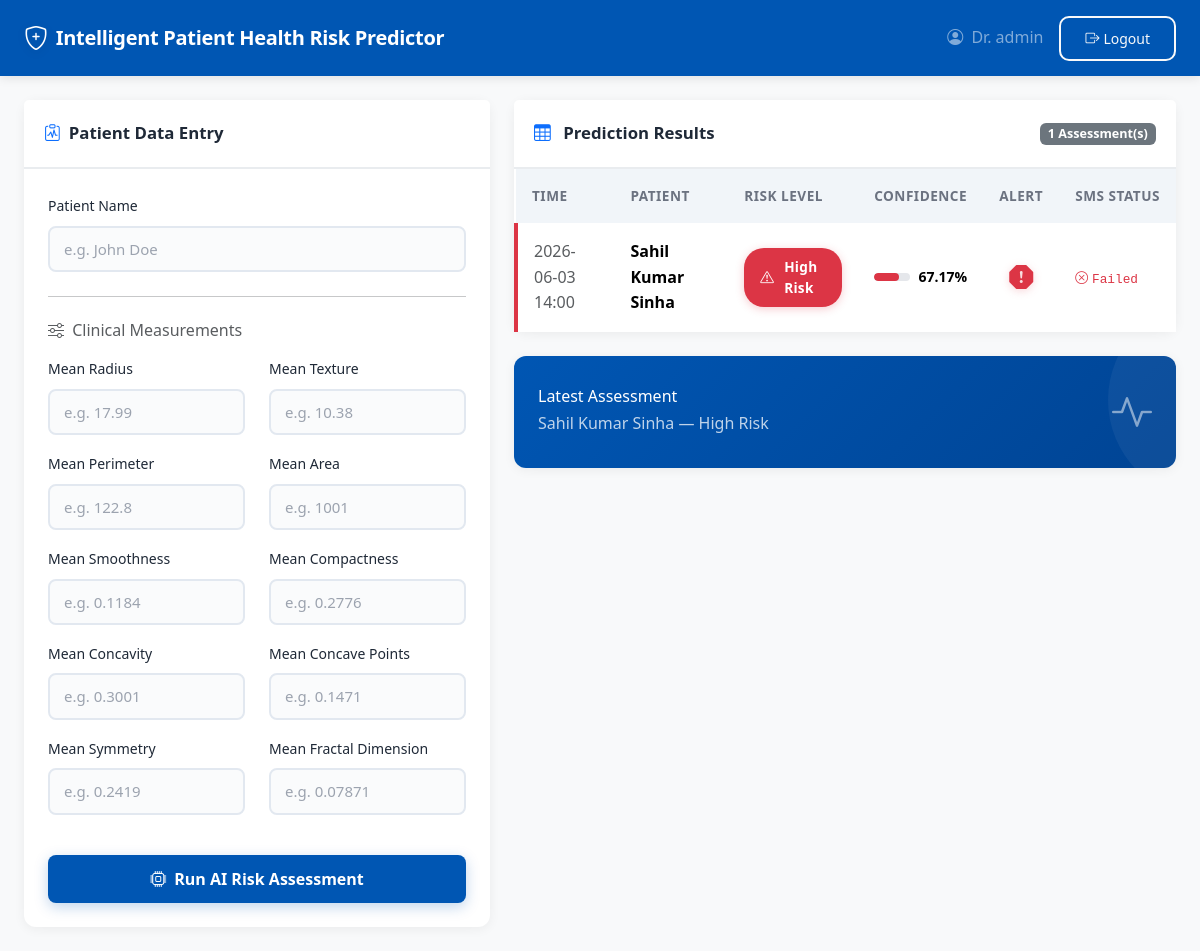
The page / (signed in) on the database its author committed.
### app.py (models this page shows, shortened)
class User(db.Model, UserMixin):
    __tablename__ = "users"
    id = db.Column(db.Integer, primary_key=True)
    username = db.Column(db.String(80), unique=True, nullable=False)
    password_hash = db.Column(db.String(200), nullable=False)
    role = db.Column(db.String(50), default="doctor")
    is_active = db.Column(db.Boolean, default=True)

class Patient(db.Model):
    __tablename__ = "patients"
    id = db.Column(db.Integer, primary_key=True)
    name = db.Column(db.String(100), nullable=False)
    created_at = db.Column(db.DateTime, default=datetime.utcnow)
    assessments = db.relationship("Assessment", backref="patient", lazy=True, cascade="all, delete-orphan")

class Assessment(db.Model):
    __tablename__ = "assessments"
    id = db.Column(db.Integer, primary_key=True)
    patient_id = db.Column(db.Integer, db.ForeignKey("patients.id"), nullable=False)
    timestamp = db.Column(db.DateTime, default=datetime.utcnow)
    features_json = db.Column(db.Text, nullable=False)
    risk_score = db.Column(db.Float, nullable=False)
    risk_label = db.Column(db.String(50), nullable=False)
    is_high_risk = db.Column(db.Boolean, nullable=False)
    sms_status = db.Column(db.String(100), nullable=True)

### app.py (the view)
@app.route("/")
@login_required
def dashboard():
    recent_predictions = Assessment.query.join(Patient).order_by(Assessment.timestamp.desc()).limit(10).all()
    predictions_data = []
    for pred in recent_predictions:
        predictions_data.append({
            "timestamp": pred.timestamp.strftime("%Y-%m-%d %H:%M"),
            "patient_name": pred.patient.name,
            "risk_label": pred.risk_label,
            "risk_score": pred.risk_score,
            "is_high_risk": pred.is_high_risk,
            "sms_status": pred.sms_status,
            "id": pred.id
        })
    total = Assessment.query.count()
    high = Assessment.query.filter_by(is_high_risk=True).count()
    low = total - high
    risk_ratio = (high / total * 100) if total else 0
    trend_qs = Assessment.query.order_by(Assessment.timestamp).all()
    risk_trend = [[a.timestamp.strftime("%Y-%m-%d %H:%M"), a.risk_score] for a in trend_qs]
    risk_stats = {"total": total, "high": high, "low": low, "ratio": risk_ratio}
    return render_template("index.html", username=current_user.username, predictions=predictions_data, risk_stats=risk_stats, risk_trend=risk_trend)

### templates/index.html (shortened to what this page needs)
{% extends "base.html" %}
{% block content %}
<div class="container-fluid px-4 py-4">
        <div class="row g-4">
            <div class="col-lg-5">
                <div class="card">
                    <div class="card-header d-flex align-items-center">
                        <i class="bi bi-clipboard-pulse me-2 text-primary"></i>
                        Patient Data Entry
                    </div>
                    <div class="card-body p-4">
                        <form method="POST" action="{{ url_for('predict') }}">
                            <div class="mb-3">
                                <label class="form-label">Patient Name</label>
                                <input type="text" name="patient_name" class="form-control" placeholder="e.g. John Doe" required>
                            </div>
                            <hr class="my-4">
                            <h6 class="text-muted mb-3"><i class="bi bi-sliders me-1"></i> Clinical Measurements</h6>
                            <div class="row">
                                <div class="col-md-6 feature-input-group">
                                    <label class="form-label">Mean Radius</label>
                                    <input type="number" step="any" name="mean radius" class="form-control" placeholder="e.g. 17.99" required>
                                </div>
                                <div class="col-md-6 feature-input-group">
                                    <label class="form-label">Mean Texture</label>
                                    <input type="number" step="any" name="mean texture" class="form-control" placeholder="e.g. 10.38" required>
                                </div>
                                <div class="col-md-6 feature-input-group">
                                    <label class="form-label">Mean Perimeter</label>
                                    <input type="number" step="any" name="mean perimeter" class="form-control" placeholder="e.g. 122.8" required>
                                </div>
                                <div class="col-md-6 feature-input-group">
                                    <label class="form-label">Mean Area</label>
                                    <input type="number" step="any" name="mean area" class="form-control" placeholder="e.g. 1001" required>
                                </div>
                                <div class="col-md-6 feature-input-group">
                                    <label class="form-label">Mean Smoothness</label>
                                    <input type="number" step="any" name="mean smoothness" class="form-control" placeholder="e.g. 0.1184" required>
                                </div>
                                <div class="col-md-6 feature-input-group">
                                    <label class="form-label">Mean Compactness</label>
                                    <input type="number" step="any" name="mean compactness" class="form-control" placeholder="e.g. 0.2776" required>
                                </div>
                                <div class="col-md-6 feature-input-group">
                                    <label class="form-label">Mean Concavity</label>
                                    <input type="number" step="any" name="mean concavity" class="form-control" placeholder="e.g. 0.3001" required>
                                </div>
                                <div class="col-md-6 feature-input-group">
                                    <label class="form-label">Mean Concave Points</label>
                                    <input type="number" step="any" name="mean concave points" class="form-control" placeholder="e.g. 0.1471" required>
                                </div>
                                <div class="col-md-6 feature-input-group">
                                    <label class="form-label">Mean Symmetry</label>
                                    <input type="number" step="any" name="mean symmetry" class="form-control" placeholder="e.g. 0.2419" required>
                                </div>
                                <div class="col-md-6 feature-input-group">
                                    <label class="form-label">Mean Fractal Dimension</label>
                                    <input type="number" step="any" name="mean fractal dimension" class="form-control" placeholder="e.g. 0.07871" required>
                                </div>
                            </div>
                            <div class="d-grid mt-4">
                                <button type="submit" class="btn btn-predict btn-primary">
                                    <i class="bi bi-cpu me-2"></i>Run AI Risk Assessment
                                </button>
                            </div>
                        </form>
                    </div>
                </div>
            </div>
            <div class="col-lg-7">
                <div class="card">
                    <div class="card-header d-flex align-items-center justify-content-between">
                        <div>
                            <i class="bi bi-table me-2 text-primary"></i>
                            Prediction Results
                        </div>
                        <span class="badge bg-secondary">{{ predictions|length }} Assessment(s)</span>
                    </div>
                    <div class="card-body p-0">
                        {% if predictions %}
                            <div class="table-responsive">
                                <table class="table table-hover mb-0">
                                    <thead>
                                        <tr>
                                            <th>Time</th>
                                            <th>Patient</th>
                                            <th>Risk Level</th>
                                            <th>Confidence</th>
                                            <th>Alert</th>
                                            <th>SMS Status</th>
                                        </tr>
                                    </thead>
                                    <tbody>
                                        {% for pred in predictions %}
                                            <tr class="{{ 'high-risk-row' if pred.is_high_risk else 'low-risk-row' }}">
                                                <td class="text-muted">{{ pred.timestamp }}</td>
                                                <td class="fw-semibold">{{ pred.patient_name }}</td>
                                                <td>
                                                    <span class="{{ 'high-risk-badge' if pred.is_high_risk else 'low-risk-badge' }}">
                                                        <i class="bi bi-{{ 'exclamation-triangle' if pred.is_high_risk else 'check-circle' }} me-1"></i>
                                                        {{ pred.risk_label }}
                                                    </span>
                                                </td>
                                                <td>
                                                    <div class="d-flex align-items-center">
                                                        <div class="progress flex-grow-1 me-2" style="height: 8px;">
                                                            <div class="progress-bar {{ 'bg-danger' if pred.is_high_risk else 'bg-success' }}"
                                                                 style="width: {{ pred.risk_score }}%"></div>
                                                        </div>
                                                        <small class="fw-semibold">{{ pred.risk_score }}%</small>
                                                    </div>
                                                </td>
                                                <td class="text-center">
                                                    {% if pred.is_high_risk %}
                                                        <i class="bi bi-exclamation-octagon-fill high-risk-icon" title="High Risk Alert Triggered"></i>
                                                    {% else %}
                                                        <i class="bi bi-shield-check low-risk-icon" title="Low Risk - No Action Needed"></i>
                                                    {% endif %}
                                                </td>
                                                <td>
                                                    {% if pred.sms_status %}
                                                        {% if pred.sms_status.startswith('SMS_FAILED') %}
                                                            <span class="text-danger sms-status"><i class="bi bi-x-circle me-1"></i>Failed</span>
                                                        {% else %}
                                                            <span class="text-success sms-status"><i class="bi bi-check-circle me-1"></i>Sent</span>
                                                        {% endif %}
                                                    {% else %}
                                                        <span class="text-muted sms-status">—</span>
                                                    {% endif %}
                                                </td>
                                            </tr>
                                        {% endfor %}
                                    </tbody>
                                </table>
                            </div>
                        {% else %}
                            <div class="empty-state">
                                <i class="bi bi-clipboard-data"></i>
                                <h5>No Assessments Yet</h5>
                                <p>Enter patient data on the left and click "Run AI Risk Assessment" to see results here.</p>
                            </div>
                        {% endif %}
                    </div>
                </div>
                {% if predictions %}
                <div class="card mt-4 stats-card">
                    <div class="card-body d-flex align-items-center justify-content-between">
                        <div>
                            <h6 class="mb-1">Latest Assessment</h6>
                            <p class="mb-0 opacity-75">{{ predictions[-1].patient_name }} — {{ predictions[-1].risk_label }}</p>
                        </div>
                        <i class="bi bi-activity fs-1 opacity-50"></i>
                    </div>
                </div>
                {% endif %}
            </div>
        </div>
</div>
{% endblock %}

### templates/base.html (shortened to what this page needs)
<!DOCTYPE html>
<html lang="en">
<head>
    <link href="https://cdn.jsdelivr.net/npm/bootstrap@5.3.2/dist/css/bootstrap.min.css" rel="stylesheet">
    <link rel="stylesheet" href="https://cdn.jsdelivr.net/npm/bootstrap-icons@1.11.1/font/bootstrap-icons.css">
    <link rel="stylesheet" href="{{ url_for('static', filename='css/style.css') }}">
</head>
<body>
    {% block navbar %}
    <nav class="navbar navbar-dark">
        <div class="container-fluid px-4">
            <a class="navbar-brand d-flex align-items-center" href="{{ url_for('dashboard') }}">
                <i class="bi bi-shield-plus me-2 fs-4"></i>
                <span>Intelligent Patient Health Risk Predictor</span>
            </a>
            {% if current_user.is_authenticated %}
            <div class="d-flex align-items-center gap-3">
                <span class="text-white-50"><i class="bi bi-person-circle me-1"></i> Dr. {{ current_user.username }}</span>
                <a href="{{ url_for('logout') }}" class="btn btn-outline-light btn-sm">
                    <i class="bi bi-box-arrow-right me-1"></i>Logout
                </a>
            </div>
            {% endif %}
        </div>
    </nav>
    {% endblock %}
    {% block content %}{% endblock %}
</body>
</html>

### rows shown on the page
User: username "admin"
Patient: patient_name "Sahil Kumar Sinha", name "Sahil Kumar Sinha"
Assessment: risk_label "High Risk", risk_score "67.17", risk_label "High Risk"

### other values the page prints
{{ predictions|length }} "1"
{{ pred.timestamp }} "2026-06-03 14:00"
